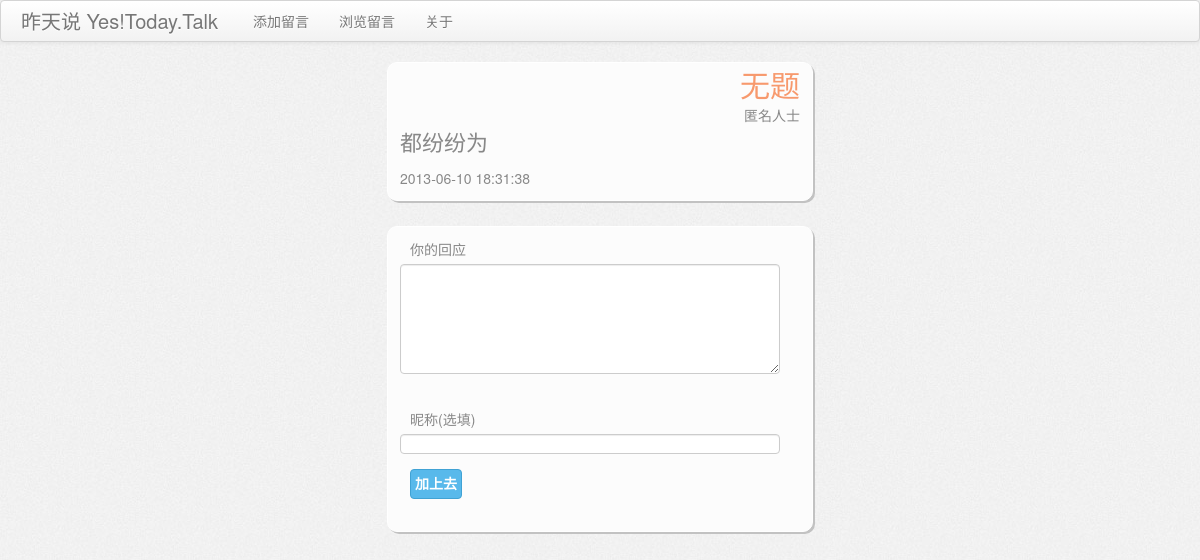
Page /post.php?postid=22 on the earlier database version.
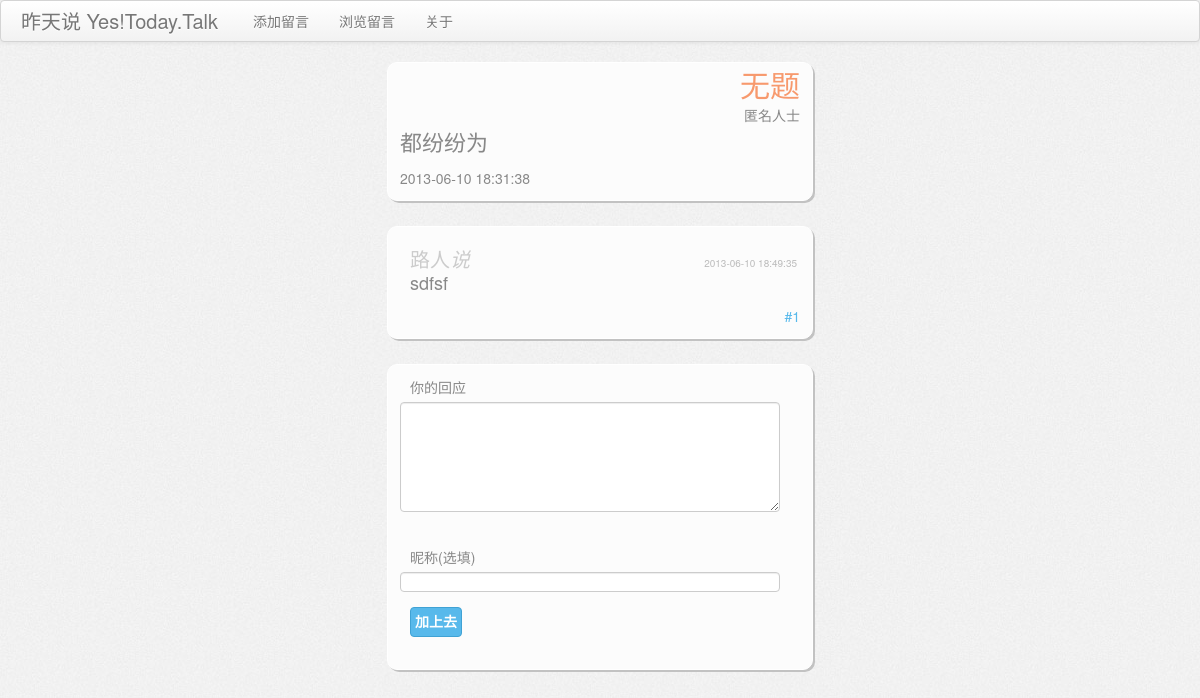
Same page on the later database version.
### tables this page shows
CREATE TABLE IF NOT EXISTS `comments` (
  `id` int(10) unsigned NOT NULL AUTO_INCREMENT,
  `name` varchar(128) NOT NULL DEFAULT '',
  `body` text NOT NULL,
  `dt` datetime NOT NULL,
  `postid` int(10) DEFAULT NULL,
  PRIMARY KEY (`id`)
);

### post.php (the view, shortened to what this page needs)
<?php
include "conn.php";
if (isset($_GET['postid'])){
    $post_id = intval($_GET['postid']);
}
$query_post = mysql_query("SELECT * from message where id=$post_id", $conn);
$post = mysql_fetch_array($query_post);
$query_comment = mysql_query("SELECT * FROM comments WHERE postid = $post_id ORDER BY id ASC", $conn);
include "head.php"
?>
<body>
<div class="navbar">
  <div class="navbar-inner">
    <a class="brand" href="list.php">昨天说 Yes!Today.Talk</a>
    <ul class="nav">
      <li><a href="index.php">添加留言</a></li>
      <li><a href="list.php">浏览留言</a></li>
      <li><a href="#">关于</a></li>
    </ul>
  </div>
</div>
<div id="main" align="center">
<div class="post">
<?php
    if ($post['title']) {
?>
    <div class="title" align="right"><?=$post['title']?></div>
<?php
} else{
?>
    <div class="title" align="right">无题</div>
<?php
}
    if ($post['user']) {
?>
    <div class="username" align="right"><?=$post['user']?></div>
<?php
} else{
?>
    <div class="username" align="right">匿名人士</div>
<?
}
?>
    <p align="left"><?=$post['content']?></p>
    <div class="datetime" align="left"><?=$post['lastdate']?></div>
</div>
<?php
$comment_num = 1;
while ($comments = mysql_fetch_array($query_comment)) {
?>
<div class="comment">
<?php
    if ($comments['name']) {
?>
    <div class="name"><?=$comments['name']?><i >说</i></div>
<?php
} else{
?>
    <div class="name">路人<i>说</i></div>
<?
}
?>
    <div class="datetime"><?=$comments['dt']?></div>
    <p align="left"><?=$comments['body']?></p>
    <div class="num">#<?=$comment_num?></div>
</div>
<?php
$comment_num++;
}
?>
<div id="addCommentContainer">
	<form id="addCommentForm" name="addCommentForm" method="post" action="submit.php" onsubmit="return CheckComment();">
    	<div align="left">
            <span>
            <label for="body">你的回应</label>
            <textarea name="body" id="body" cols="20" rows="5"></textarea>
            <label id="nocomment" /><br>
            </span>
            <label for="name">昵称(选填)<br></label>
            <input type="text" name="name" id="name" /><br>
            <input type="submit" id="submit" name="submit" value="加上去" />
        </div>
    </form>
</div>
</div>
</body>

Differences in the rows shown:
added comments: name "路人", dt "2013-06-10 18:49:35", body "sdfsf"
